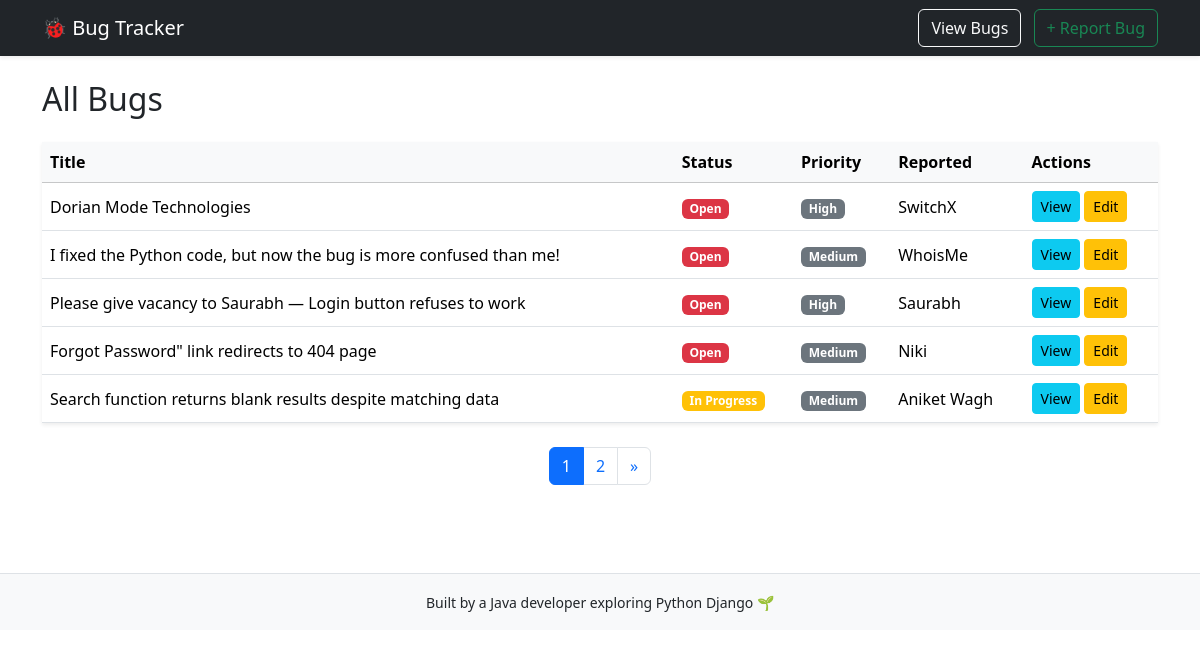
The app's page /bugs/ with its own data.
### bugs/models.py (models this page shows, shortened)
class Bug(models.Model):
    STATUS_CHOICES = [
        ('Open', 'Open'),
        ('In Progress', 'In Progress'),
        ('Closed', 'Closed'),
    ]
    PRIORITY_CHOICES = [
        ('Low', 'Low'),
        ('Medium', 'Medium'),
        ('High', 'High'),
    ]
    title = models.CharField(max_length=200)
    description = models.TextField()
    status = models.CharField(max_length=20, choices=STATUS_CHOICES, default='Open')
    priority = models.CharField(max_length=20, choices=PRIORITY_CHOICES, default='Medium')
    reporter_name = models.CharField(max_length=100)
    created_at = models.DateTimeField(auto_now_add=True)
    updated_at = models.DateTimeField(auto_now=True)

### bugs/views.py (the view)
# urls.py: path('bugs/', bug_list, name='bug-list'),
def bug_list(request):
    bugs = Bug.objects.all().order_by('-created_at')
    paginator = Paginator(bugs, 5)
    page_number = request.GET.get('page')
    page_obj = paginator.get_page(page_number)
    return render(request, 'bugs/bug_list.html', {'page_obj': page_obj})

### templates/bugs/bug_list.html (shortened to what this page needs)
{% extends 'base.html' %}
{% block content %}
<h2 class="mb-4">All Bugs</h2>
<table class="table table-hover align-middle shadow-sm">
  <thead class="table-light">
    <tr>
      <th>Title</th>
      <th>Status</th>
      <th>Priority</th>
      <th>Reported</th>
      <th>Actions</th>
    </tr>
  </thead>
  <tbody>
    {% for bug in page_obj %}
    <tr>
      <td>{{ bug.title }}</td>
      <td>
        <span class="badge {% if bug.status == 'Closed' %}bg-success
                           {% elif bug.status == 'In Progress' %}bg-warning
                           {% else %}bg-danger{% endif %}">
            {{ bug.status }}
        </span>
      </td>
      <td>
        <span class="badge bg-secondary">{{ bug.priority }}</span>
      </td>
      <td>{{ bug.reporter_name }}</td>
      <td>
        <a class="btn btn-sm btn-info" href="{% url 'bug-detail' bug.pk %}">View</a>
        <a class="btn btn-sm btn-warning" href="{% url 'bug-edit' bug.pk %}">Edit</a>
      </td>
    </tr>
    {% empty %}
    <tr><td colspan="5" class="text-center text-muted">No bugs reported yet.</td></tr>
    {% endfor %}
  </tbody>
</table>
{% if page_obj.has_other_pages %}
<nav class="mt-4">
  <ul class="pagination justify-content-center">
    {% for num in page_obj.paginator.page_range %}
      <li class="page-item {% if page_obj.number == num %}active{% endif %}">
        <a class="page-link" href="?page={{ num }}">{{ num }}</a>
      </li>
    {% endfor %}
    {% if page_obj.has_next %}
      <li class="page-item"><a class="page-link" href="?page={{ page_obj.next_page_number }}">»</a></li>
    {% endif %}
  </ul>
</nav>
{% endif %}
{% endblock %}

### templates/base.html (shortened to what this page needs)
<!DOCTYPE html>
<html lang="en">
<head>
    <link href="https://cdn.jsdelivr.net/npm/bootstrap@5.3.3/dist/css/bootstrap.min.css" rel="stylesheet">
</head>
<body>
<nav class="navbar navbar-expand-lg navbar-dark bg-dark shadow-sm">
    <div class="container">
        <a class="navbar-brand" href="{% url 'home' %}">🐞 Bug Tracker</a>
        <div class="ms-auto">
            <a class="btn btn-outline-light me-2" href="{% url 'bug-list' %}">View Bugs</a>
            <a class="btn btn-outline-success" href="{% url 'bug-create' %}">+ Report Bug</a>
        </div>
    </div>
</nav>
<div class="container py-4">
    {% block content %}{% endblock %}
</div>
<footer class="bg-light text-center py-3 mt-5 border-top">
    <small>Built by a Java developer exploring Python Django 🌱</small>
</footer>
</body>
</html>

### records on screen
Bug: title "Dorian Mode Technologies", status "Open", priority "High", reporter_name "SwitchX"
Bug: title "I fixed the Python code, but now the bug is more confused than me!", status "Open", priority "Medium", reporter_name "WhoisMe"
Bug: title "Please give vacancy to Saurabh — Login button refuses to work", status "Open", priority "High", reporter_name "Saurabh"
Bug: title "Forgot Password\" link redirects to 404 page", status "Open", priority "Medium", reporter_name "Niki"
Bug: title "Search function returns blank results despite matching data", status "In Progress", priority "Medium", reporter_name "Aniket Wagh"

### other values on screen
{{ num }} "1" "2"
